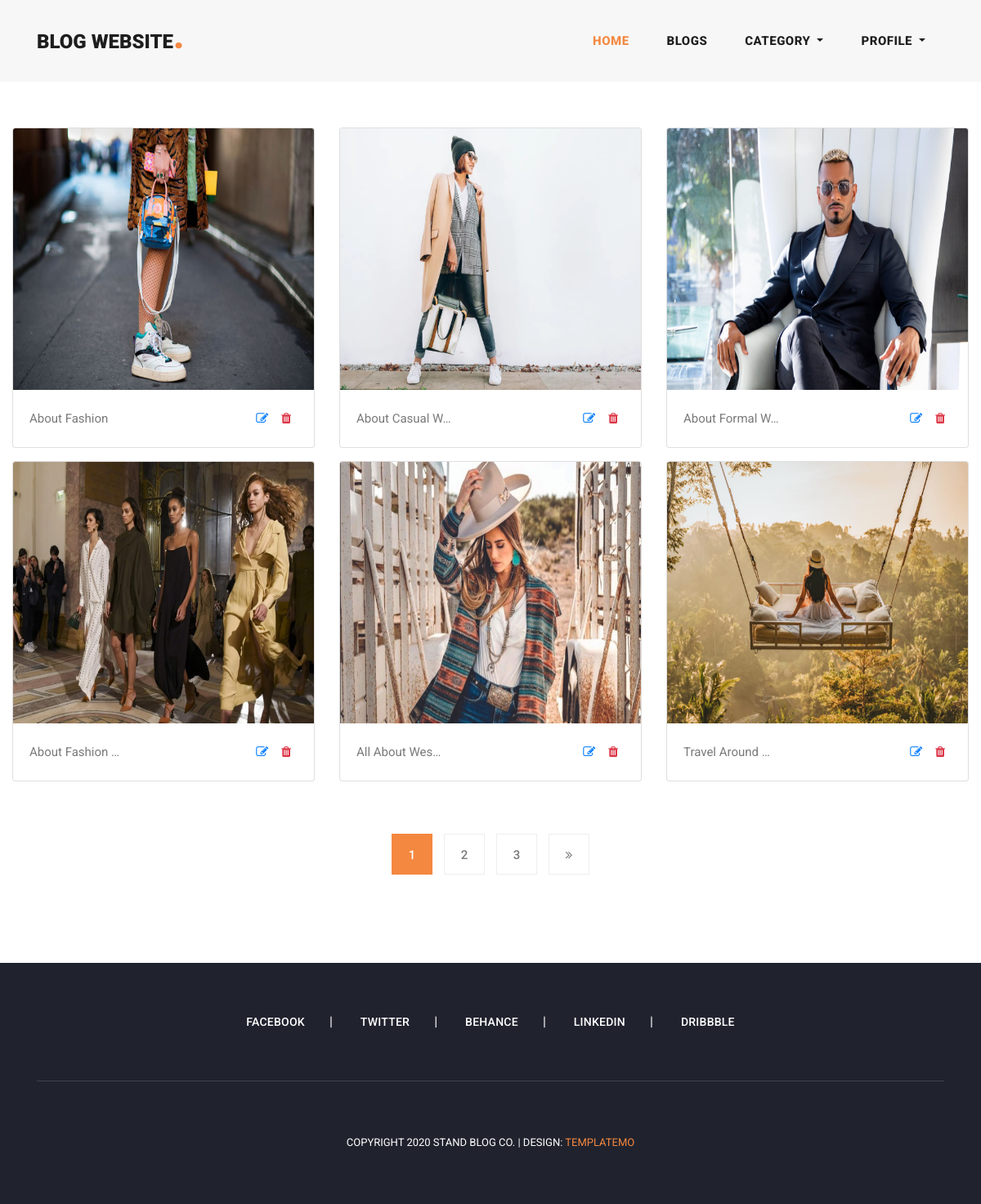
Page /my_blogs/ (signed in) on the committed database.
### blog/models.py (models this page shows, shortened)
class Blog(models.Model):
  user = models.ForeignKey(
    User,
    related_name='user_blogs',
    on_delete=models.CASCADE
  )
  category = models.ForeignKey(
    Category,
    related_name='category_blogs',
    on_delete=models.CASCADE
  )
  tags = models.ManyToManyField(
    Tag,
    related_name='tag_blogs',
    blank=True
  )
  likes = models.ManyToManyField(
    User,
    related_name='user_likes',
    blank=True
  )
  title = models.CharField(
    max_length=250
  )
  slug = models.SlugField(null=True, blank=True)
  banner = models.ImageField(upload_to='blog_banners')
  description = models.TextField()
  created_date = models.DateField(auto_now_add=True)

### blog/views.py (the view)
# urls.py: path('my_blogs/', my_blogs, name='my_blogs'),
@login_required(login_url='login')
def my_blogs(request):
  queryset = request.user.user_blogs.all()
  page = request.GET.get('page', 1)
  paginator = Paginator(queryset, 6)
  try:
      blogs = paginator.page(page)
  except EmptyPage:
      blogs = paginator.page(1)
  except PageNotAnInteger:
      blogs = paginator.page(1)
      return redirect('blogs')
  context = {
    "blogs":blogs,
    "paginator": paginator
  }
  return render(request, 'my_blogs.html', context)

### blog/context_processors.py (called while the page is built)
def get_all_categories(request):
    categories = Category.objects.all()
    context = {
        "categories": categories
    }
    return context

### templates/my_blogs.html (shortened to what this page needs)
{% extends 'base.html' %}
{% load static %}
{% block content %}
<section class="my_blogs">
  <div class="container-fluid">
    <div class="row py-5">
      {% for blog in blogs %}
      <div class="col-md-4 my-2">
        <div class="card">
          <img class="card-img-top img-fluid" style="width: 100%; height: 320px;" src="{{blog.banner.url}}" alt="Card image cap" />
          <div class="card-body">
            <p class="card-text d-flex flex-row">
              {{blog.title|truncatechars:15}}
              <a class="px-2 ml-auto" href="">
                <i class="fa fa-edit"></i>
              </a>
              <a class="px-2" href="">
                <i class="fa fa-trash text-danger"></i>
              </a>
            </p>
          </div>
        </div>
      </div>
      {% endfor %}
    </div>
    <div class="row py-2 justify-content-center">
      <div class="col-md-8">
        {% include 'pagination.html' %}
      </div>
    </div>
  </div>
</section>
{% endblock content %}

### assets/css/templatemo-stand-blog.css (style rules this page uses)
body { font-family: "Roboto", sans-serif; overflow-x: hidden; text-rendering: optimizeLegibility; -webkit-font-smoothing: antialiased; -moz-osx-font-smoothing: grayscale; }
p { margin-bottom: 0px; font-size: 15px; font-weight: 400; color: #7a7a7a; line-height: 30px; }
a { text-decoration: none !important; }

### rows in the picture
Blog: banner (picture), title "About Fashion"
Blog: banner (picture), title "About Casual W…"
Blog: banner (picture), title "About Formal W…"
Blog: banner (picture), title "About Fashion …"
Blog: banner (picture), title "All About Wes…"
Blog: banner (picture), title "Travel Around …"

### other values in the picture
{{ page }} "1"
{{ page }} "2" "3"
